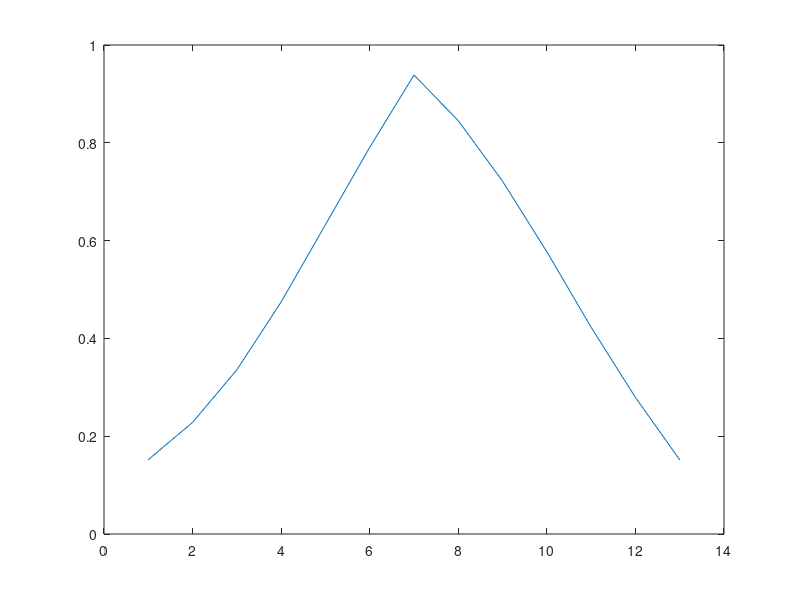

MATLAB code to generate this figure: (Note: this script raises an error after producing the figure.)
%% Here we try and get the Covariance as a function of the distance between maximas(basically we try and see whether the maximas in Pearson corelation correspond to the lag equal to the maximal distance
load('wildtype');
cell_index=90; %%which cell we are looking at



%%the average distance between maxima for each cell
myo_pcc=cell_myosin(cell_index).mean(1:25,:);
rok_pcc=cell_rok(cell_index).mean(1:25,:);


plot(myo_pcc);
grid on;
set(gca,'Xtick',01:25)
hold on;
plot(rok_pcc);

k = waitforbuttonpress ;
hold off
% Plot lag vs intensity
pcc_lag=xcov(myo_pcc,rok_pcc,6,'coeff')
plot(pcc_lag);
%# vertical line of error bars between the two(because I am not using point of maximum intensity as center but I am using the point of 15% threshold as center
hx_1 = graph2d.constantline(cell(cell_index).average_maxima_distance+7, 'LineStyle',':', 'Color',[1 0 0]);
hx_2 = graph2d.constantline(-cell(cell_index).average_maxima_distance+7, 'LineStyle',':', 'Color',[1 0 0]);
changedependvar(hx_1,'x');
changedependvar(hx_2,'x');
%#

cell(cell_index).average_maxima_distance